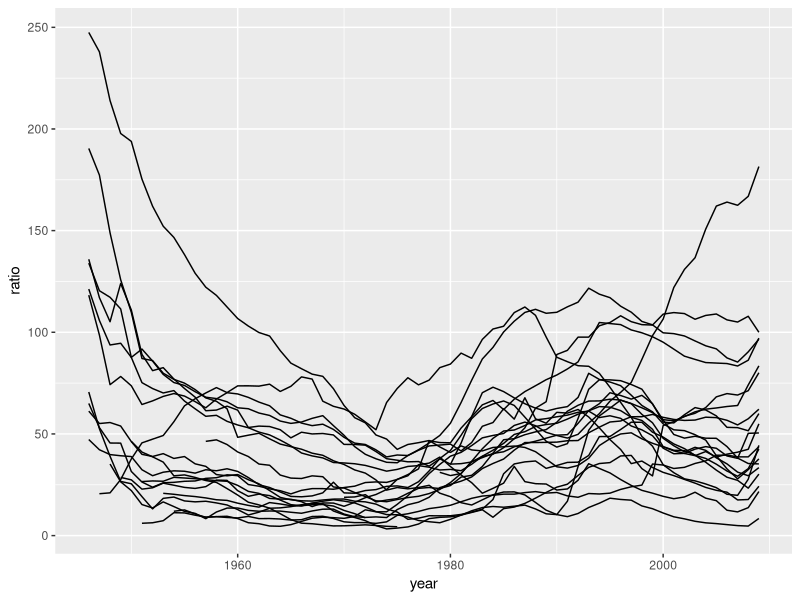
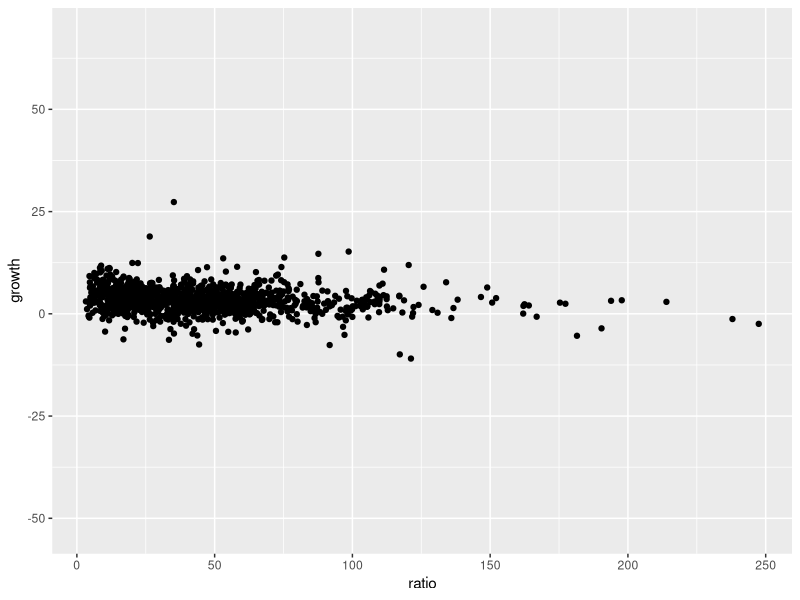
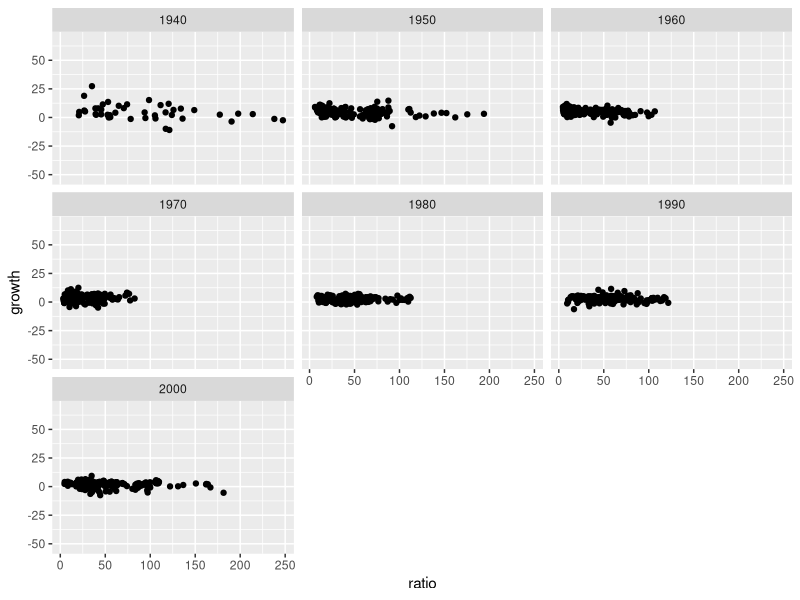
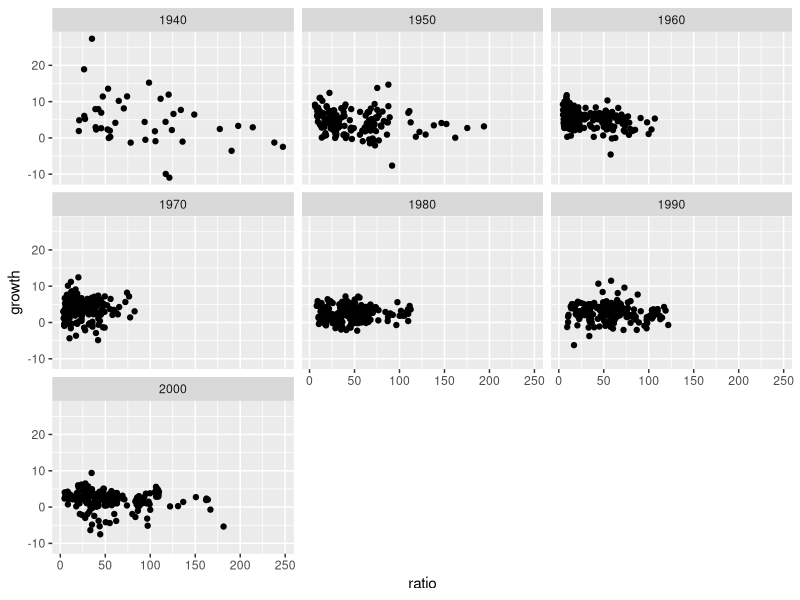
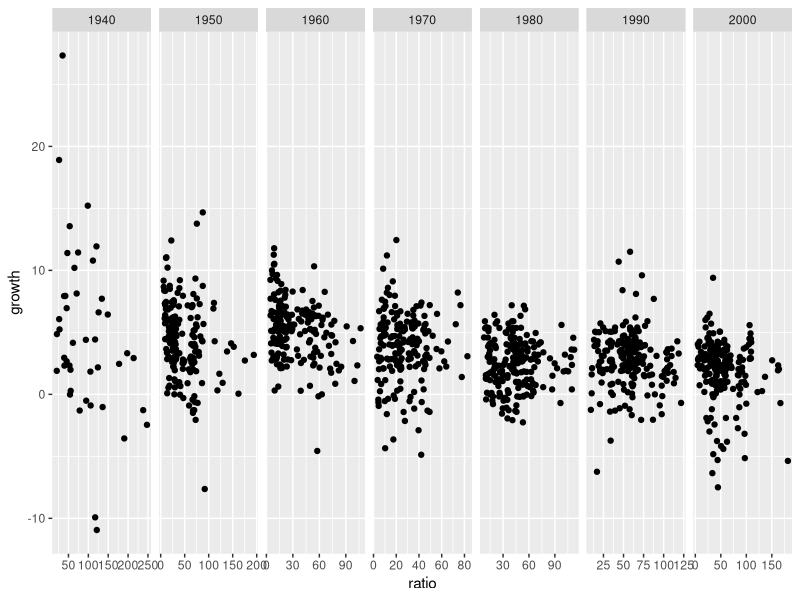
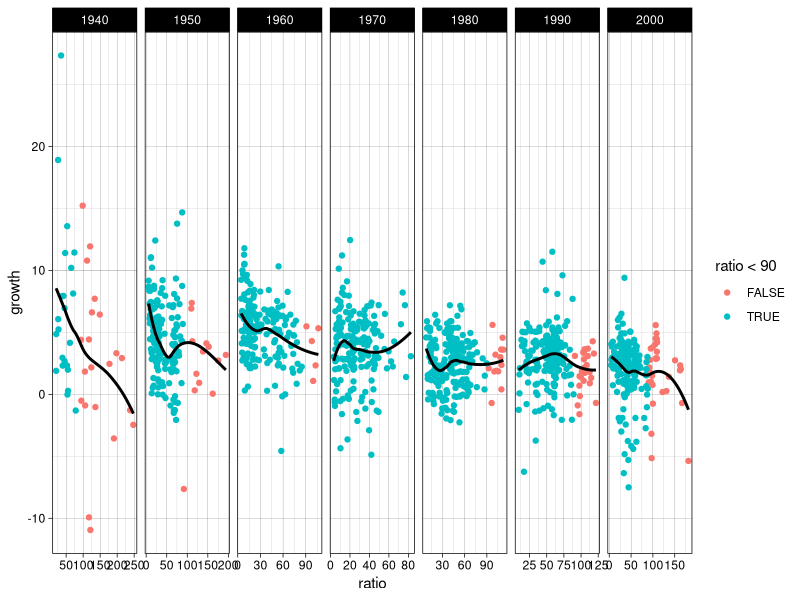
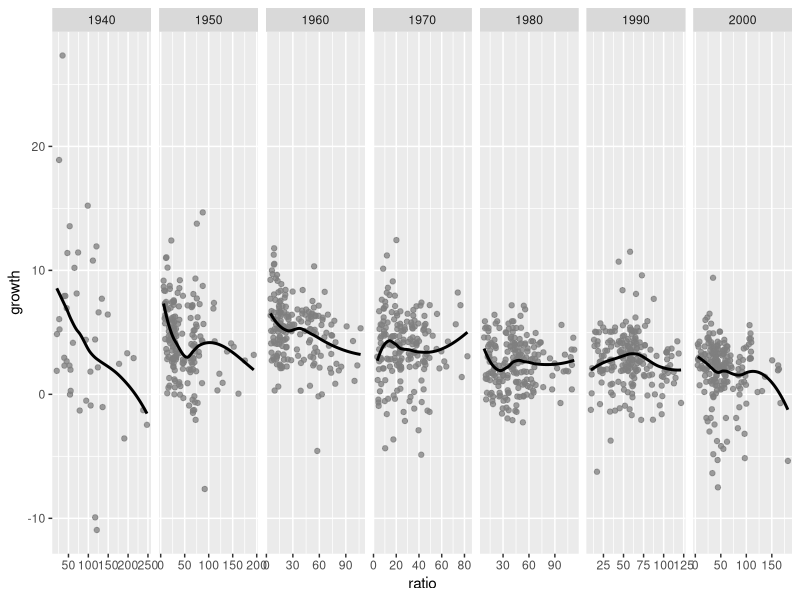
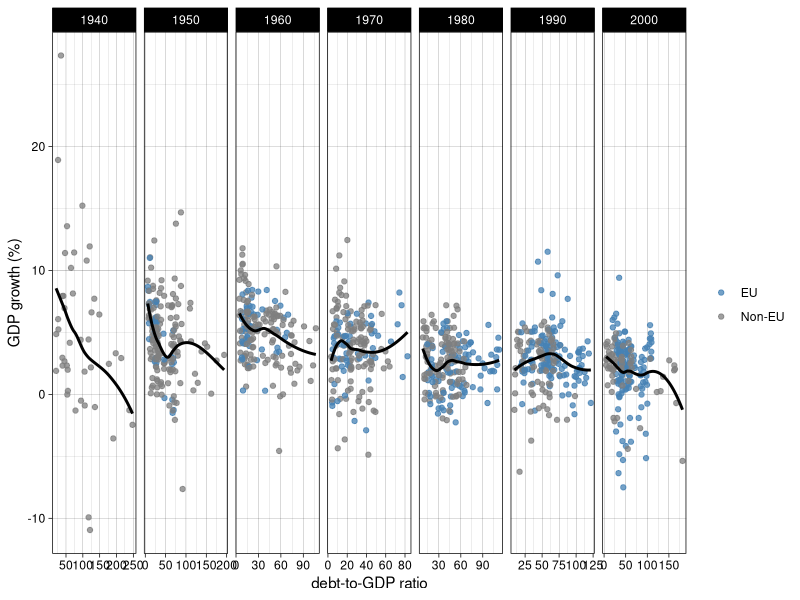

Recreate these plots in R, in order.
# ==============================================================================
#  ____  _____ _____
# |    \|   __| __  |  Data Science with R
# |  |  |__   |    -|  Spring 2025
# |____/|_____|__|__|
#
# Economic growth and public debt (Reinhart and Rogoff)
#
# ============================= See README file for data sources and details ===

# required packages

library(tidyverse)

# ------------------------------------------------------------------------------
# Step 1: import the two datasets
# ------------------------------------------------------------------------------

# read the 'growth' dataset
growth <- readr::read_csv("data/growth.csv")

# inspect the result
glimpse(growth)

# read the 'debt' dataset
debt <- readr::read_csv("data/debt.csv")

# inspect the result
glimpse(debt)

# ------------------------------------------------------------------------------
# Step 2: join them by country-year
# ------------------------------------------------------------------------------

# note that there are two identifying columns: `country` and `year`
full_join(growth, debt, by = c("country", "year"))

# if you forget the `year` one, chaos will ensue -- you will get two `year`
# columns that really should be only one
full_join(growth, debt, by = "country")

# if you forget the `country` one, chaos will ensue -- same problem as above,
# but with countries instead of years
full_join(growth, debt, by = "year")

# let's save the (correctly) merged dataset
rr <- full_join(growth, debt, by = c("country", "year"))

# check the final result
glimpse(rr)

# ------------------------------------------------------------------------------
# Step 3: explore the data
# ------------------------------------------------------------------------------

# right now, what you have in your dataset are two time series -- here's the
# one for debt-to-GDP ratio:
ggplot(rr, aes(x = year, y = ratio, group = country)) +
  geom_line()

# however, the relationship we are interested in is how this ratio relates to
# the other series, economic growth, so we should be looking at both series
# together:
ggplot(rr, aes(x = ratio, y = growth, group = country)) +
  geom_point()

# visualizing all data points together is inefficient, so let's break it down
# by decade by adding this to the data:
rr$decade <- 10 * rr$year %/% 10

# this allows to break down the plot into small multiples (facets)
ggplot(rr, aes(x = ratio, y = growth, group = country)) +
  geom_point() +
  facet_wrap(~ decade)

# we're getting somewhere, but if you inspect the data, you will find missing
# values -- which can be excluded by using the `tidyr::drop_na` function, which
# will exclude all rows that hold any missing values (more on that later):
ggplot(tidyr::drop_na(rr), aes(x = ratio, y = growth, group = country)) +
  geom_point() +
  facet_wrap(~ decade)

# let's reformulate the two steps above (creating decades and excluding rows
# with missing values) into a 'chain' of functions that does the same thing:
rr <- rr %>% 
  mutate(decade = 10 * year %/% 10) %>% 
  tidyr::drop_na(growth, ratio)

# the reformulation is syntactically more compact, and also more careful than
# what we did earlier, as we specify which variables should be used by the
# `drop_na` function to remove missing values: this makes sure that no other
# variable present in the dataset gets accidentally taken into account at that
# step, which could have led to excessive data loss
#
# another way to write that step safely is to use `filter`:
#
# filter(!is.na(growth), !is.na(ratio))

# now, here's a reformulation of the last plot, where we slightly tweak the
# facets in order to get a horizontalized plot, with separate x-axis scales:
ggplot(rr, aes(ratio, growth)) +
  geom_point() +
  facet_wrap(~ decade, nrow = 1, scales = "free_x")

# ... a final variation, where we add a nonlinear approximation of the expected
# relationship, along with some colour to distinguish countries below and above
# the 90% threshold mentioned in the study:
ggplot(rr, aes(ratio, growth)) +
  geom_point(aes(color = ratio < 90)) +
  geom_smooth(color = "black", se = FALSE) +
  facet_wrap(~ decade, nrow = 1, scales = "free_x") +
  theme_linedraw()

# (the final `theme` element is purely cosmetic)

# ------------------------------------------------------------------------------
# Step 4: highlight EU member states
# ------------------------------------------------------------------------------

# we're getting where we want to be...
ggplot(rr, aes(ratio, growth)) +
  geom_point(color = "grey50", alpha = 3/4) +
  geom_smooth(color = "black", se = FALSE) +
  facet_wrap(~ decade, nrow = 1, scales = "free_x")

# ... but let's go an extra step and highlight EU member states, using a third
# dataset that actually comes in TSV, not CSV format:
eu <- readr::read_tsv("data/eu-membership.tsv")
eu

# this dataset contains only EU countries, so this time, we use `left_join` in
# order to preserve the rows with non-EU countries in our primary dataset:
left_join(rr, eu, by = "country")

# see the results for e.g. Belgium:
left_join(rr, eu, by = "country") %>% 
  filter(country == "Belgium")

# since EU membership has a start date (accession), let's create a variable to
# identify the rows where the country has joined the EU:
left_join(rr, eu, by = "country") %>% 
  filter(country == "Belgium") %>% 
  mutate(joined_eu = !is.na(accession) & year >= accession)

# perfect -- that's what we need, so let's save it
rr <- left_join(rr, eu, by = "country") %>% 
  mutate(
    # mark EU membership as TRUE or FALSE
    joined_eu = !is.na(accession) & year >= accession,
    # replace `TRUE` with "EU", `FALSE` with "Non-EU"
    joined_eu = if_else(joined_eu, "EU", "Non-EU")
  )

# ------------------------------------------------------------------------------
# Step 5: visualize
# ------------------------------------------------------------------------------

# ... and here's the plot with EU member states highlighted
ggplot(rr, aes(ratio, growth)) +
  geom_point(aes(color = joined_eu), alpha = 3/4) +
  geom_smooth(color = "black", se = FALSE) +
  facet_wrap(~ decade, nrow = 1, scales = "free_x") +
  scale_color_manual("", values = c("EU" = "steelblue", "Non-EU" = "grey50")) +
  theme_linedraw() +
  labs(y = "GDP growth (%)", x = "debt-to-GDP ratio")

# ... and a variation that splits the data by EU membership
ggplot(rr, aes(ratio, growth)) +
  geom_point(color = "grey50", alpha = 3/4) +
  geom_smooth(color = "black", se = TRUE) +
  facet_grid(joined_eu ~ decade, scales = "free_x") +
  theme_linedraw() +
  labs(y = "GDP growth (%)", x = "debt-to-GDP ratio")

# have a nice day
